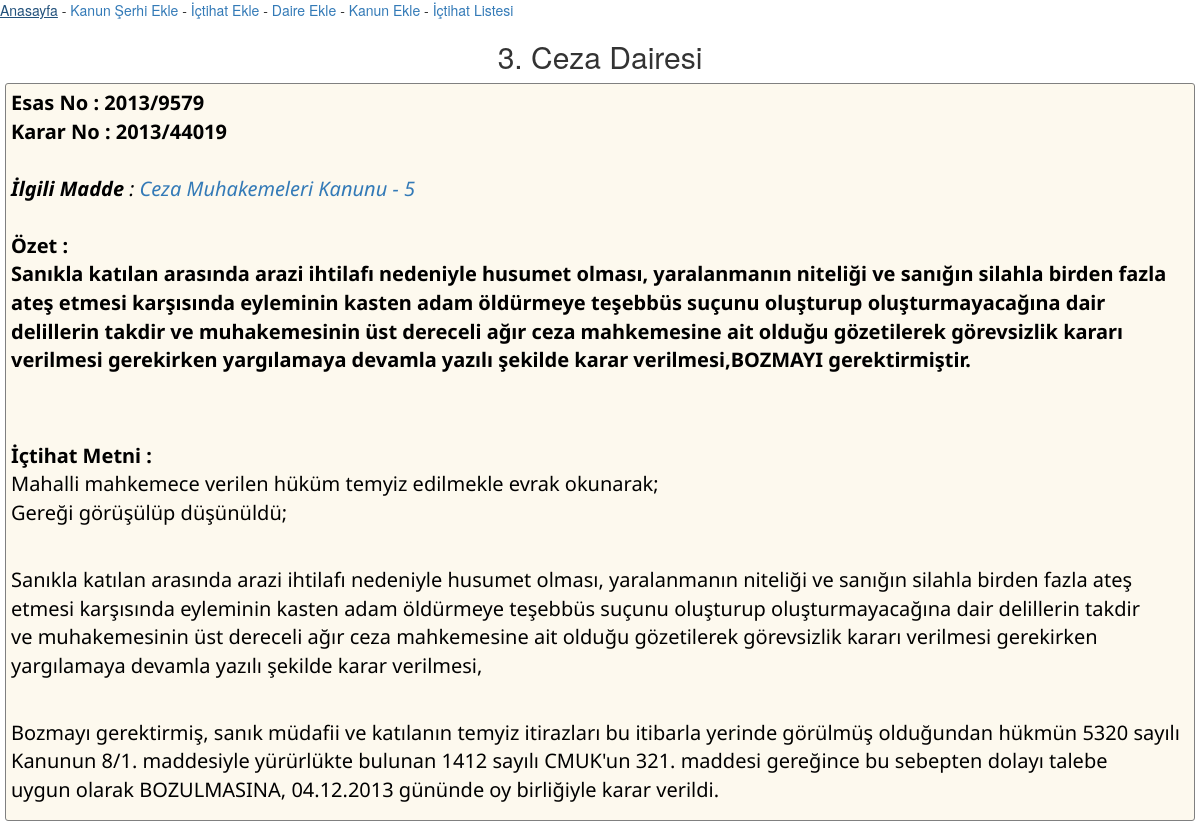
The page /serhgoster.php?id=218 on the database its author committed.
### tables this page shows
CREATE TABLE IF NOT EXISTS `serh` (
  `id` int(11) NOT NULL AUTO_INCREMENT,
  `daire` varchar(255) NOT NULL,
  `esasno` varchar(100) NOT NULL,
  `kararno` varchar(100) NOT NULL,
  `ozet` text NOT NULL,
  `serh` longtext NOT NULL,
  `ilgili` varchar(255) NOT NULL,
  PRIMARY KEY (`id`),
  KEY `ilgili` (`ilgili`),
  KEY `daire` (`daire`)
);

### fonk.php (called while the page is built, shortened)
<?php
	function renklendir($metin, $aranan, $renk)
	{
	$arananlar=explode(' ',$aranan);
	foreach($arananlar as $ara)
	{
	$yeni='<b style="background-color:'.$renk.';color:#000; padding:3px; border-radius:5px;">'.$ara.'</b>';
	$metin=str_replace($ara,$yeni,$metin);
	}
	return $metin;
	}
 ?>

### serhgoster.php (the view, shortened to what this page needs)
<?php include('baglan.php');
include('fonk.php') ?>
<!DOCTYPE html PUBLIC "-//W3C//DTD XHTML 1.0 Transitional//EN" "http://www.w3.org/TR/xhtml1/DTD/xhtml1-transitional.dtd">
<html xmlns="http://www.w3.org/1999/xhtml" xml:lang="en">
<head>
	<link rel="stylesheet" href="css/bootstrap.min.css" />
</head>
<body>
	<?php
	include('menu.php');
		$serhno = $_GET['id'];
		$aranan = @$_GET['aranan'];
		$serhbul = mysqli_query($baglan, "select * from serh where id='$serhno'");
		$serh = mysqli_fetch_array($serhbul);
		extract($serh);
		echo "<h2 style='text-align:center;'>$daire</h2>";
		echo "<div style='font-family:Noto Sans; font-size:20px; border-style:solid; border-color:gray; border-radius:3px; border-width:1px; padding:5px; margin:5px; background-color:#FDF9EE; color:#000'>
			<b>Esas No : $esasno<br></b>
			<b>Karar No : $kararno</b><br><br>
			<b><i>İlgili Madde </b> : <a target='_blank' href='tekanungoster.php?ilgili=$ilgili'> $ilgili</a></i><br><br>";
			echo "<b>Özet : " . renklendir($ozet, $aranan, '#FDDA36') . "</p><br><br></b>";
			echo "<b>İçtihat Metni :</b>". renklendir($serh, $aranan , '#FDDA36');
		echo "</div>";
	 ?>
</body>
</html>

### rows shown on the page
serh: daire "3. Ceza Dairesi", esasno "2013/9579", kararno "2013/44019", ilgili "Ceza Muhakemeleri Kanunu - 5", ozet "Sanıkla katılan arasında arazi ihtilafı nedeniyle husumet olması, yaralanmanın niteliği ve sanığın silahla birden fazla ateş etmesi karşısında eyleminin kasten adam öldürmeye teşebbüs suçunu oluşturup oluşturmayacağına dair delillerin takdir ve muhakemesinin üst dereceli ağır ceza mahkemesine ait olduğu gözetilerek görevsizlik kararı verilmesi gerekirken yargılamaya devamla yazılı şekilde karar verilmesi,BOZMAYI gerektirmiştir.", serh "Mahalli mahkemece verilen hüküm temyiz edilmekle evrak okunarak; Gereği görüşülüp düşünüldü; Sanıkla katılan arasında arazi ihtilafı nedeniyle husumet olması, yaralanmanın niteliği ve sanığın silahla birden fazla ateş etmesi karşısında eyleminin kasten adam öldürmeye teşebbüs suçunu oluşturup oluşturmayacağına dair delillerin takdir ve muhakemesinin üst dereceli ağır ceza mahkemesine ait olduğu gözetilerek görevsizlik kararı verilmesi gerekirken yargılamaya devamla yazılı şekilde karar verilmesi, Bozmayı gerektirmiş, sanık müdafii ve katılanın temyiz itirazları bu itibarla yerinde görülmüş olduğundan hükmün 5320 sayılı Kanunun 8/1. maddesiyle yürürlükte bulunan 1412 sayılı CMUK'un 321.…"
